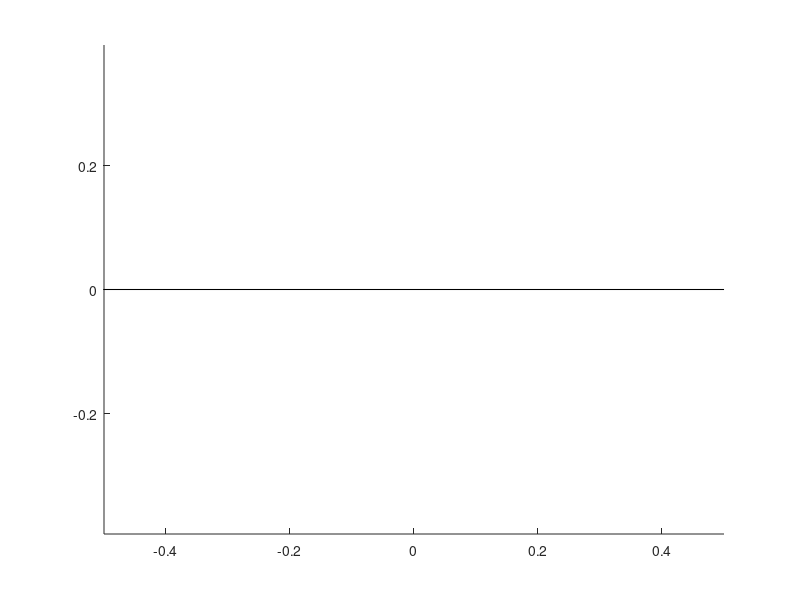

This chart was generated by the following MATLAB code: (Note: this script raises an error after producing the figure.)

compressY = 1e-4;
skewX = 0;
quadP1 = [-0.5, -0.5*compressY]';
quadP2 = [0.5 + skewX, -0.5*compressY]';

coords = [quadP1, quadP2, -quadP1, - quadP2];

cla;
patch(coords(1,:), coords(2,:), coords(1,:)); axis equal;

%%
vol = Int_Quad(0, @(pphy, pparam, i) 1, coords);
pc = Int_Quad([0,0]', @(pphy, pparam, i) pphy, coords);

for i = 1:4
    faceCoords{i} = coords(:, mod((i:i+1)-1,4)+1); 
    faceNorms{i} =[0 1; -1 0] * (faceCoords{i}(:,2)-faceCoords{i}(:,1));
    faceNorms{i} = faceNorms{i} / norm(faceNorms{i}); 
    faceAreas{i} = Int_Line(0, @(pphy, pparam, iGauss) 1, faceCoords{i}); 
    facenDir{i} = 2 * mean(faceCoords{i},2); 
    faceGweight{i} = 1; 
    faceTangWeight{i} = faceAreas{i}/norm(facenDir{i});
    faceTangWeight{i} = max(min(1,faceAreas{i}/norm(facenDir{i})),0.1); 
    faceTangWeight{i} = 1; 
    faceTangMod{i} = min(1,faceAreas{i}/norm(facenDir{i}));
    faceTangMod{i} = 1;
end


LR = max(coords - pc,[],2);
LR = max(LR) * (LR/max(LR)).^0;


Moment = Int_Quad(zeros(10,10), @(pphy, pparam, i) fDBV(pphy-pc,LR), coords);
Moment = Moment(1,:)/vol;



dirWeights = [1 1 0 0];
tangWeight = 1;
normed = true;

options.xyIso = true;


A = zeros(10,10);
for i = 1:4
   A = Int_Line(A, @(pphy, pparam, iGauss) faceFunctional(fDBV(pphy-pc,LR,Moment),fDBV(pphy-pc,LR,Moment),...
        dirWeights, faceGweight{i}, tangWeight * faceTangWeight{i}, faceTangMod{i}, facenDir{i}, normed, options),...
        faceCoords{i});
  
end
A = A(2:end,2:end)
cond(A)









function DBV = fDBV(p, LR, Moment)
    DBV = nan(10,10);
    dxs = [0,1,0,2,1,0,3,2,1,0];
    dys = [0,0,1,0,1,2,0,1,2,3];
    dxys = [dxs;dys];
    
    for idiff = 1:10
        for iBase = 1:10
            DBV(idiff, iBase) = poly2d(p./LR,dxys(:,iBase), dxys(:,idiff))/...
                (LR(1)^dxys(1,idiff) * LR(2)^dxys(2,idiff));
        end
    end
    if nargin == 3
       DBV(1,:) = DBV(1,:) - Moment; 
    end
    
end

function v = poly2d(p, npower, ndiff)
    dFactorials = [...
        1 0 0 0
        1 1 0 0
        1 2 2 0
        1 3 6 6];
    v = dFactorials(npower(1)+1, ndiff(1)+1) * dFactorials(npower(2)+1, ndiff(2)+1);
    if v ~= 0
       v = v * p(1)^(npower(1) - ndiff(1)) * p(2)^(npower(2) - ndiff(2)) ;
    end
        

end

function v = faceFunctional(DBVI, DBVJ, dirWeights, geomWeight, tangWeight, tangMod, nDir, normed, options)
%     DBVI(10,:)
    if normed
        n1 = nDir(1);
        n2 = nDir(2);
        t1 = nDir(2) * tangWeight;
        t2 = -nDir(1) * tangWeight;
        v = zeros(size(DBVI,2), size(DBVJ,2));
        for i = 1:size(v,1)
            for j = 1:size(v,2)
                v(i,j) = v(i,j) + DBVI(1,i) * DBVI(1,j) * (dirWeights(1) * geomWeight)^2;
                
                csumI = DBVI(2,i) * n1 + DBVI(3,i) * n2;
                csumJ = DBVJ(2,j) * n1 + DBVJ(3,j) * n2;
                v(i,j) = v(i,j) + csumI * csumJ * (dirWeights(2) * geomWeight)^2;
                csumI = DBVI(2,i) * t1 + DBVI(3,i) * t2;
                csumJ = DBVJ(2,j) * t1 + DBVJ(3,j) * t2;
                v(i,j) = v(i,j) + csumI * csumJ * (dirWeights(2) * geomWeight)^2 * tangMod;
                
                csumI = ...
                    DBVI(4,i) * n1 * n1 + ...
                    DBVI(5,i) * n1 * n2 * 2+ ...
                    DBVI(6,i) * n2 * n2;
                csumJ = ...
                    DBVJ(4,j) * n1 * n1 + ...
                    DBVJ(5,j) * n1 * n2 * 2 + ...
                    DBVJ(6,j) * n2 * n2;
                v(i,j) = v(i,j) + csumI * csumJ * (dirWeights(3) * geomWeight)^2;
                
                csumI = ...
                    DBVI(4,i) * n1 * t1 + ...
                    DBVI(5,i) * (n1 * t2 + n2 * t1) + ...
                    DBVI(6,i) * n2 * t2;
                csumJ = ...
                    DBVJ(4,j) * n1 * t1 + ...
                    DBVJ(5,j) * (n1 * t2 + n2 * t1) + ...
                    DBVJ(6,j) * n2 * t2;
                v(i,j) = v(i,j) + csumI * csumJ * (dirWeights(3) * geomWeight)^2 * 2* tangMod;
                
                csumI = ...
                    DBVI(4,i) * t1 * t1 + ...
                    DBVI(5,i) * t1 * t2 * 2+ ...
                    DBVI(6,i) * t2 * t2;
                csumJ = ...
                    DBVJ(4,j) * t1 * t1 + ...
                    DBVJ(5,j) * t1 * t2 * 2 + ...
                    DBVJ(6,j) * t2 * t2;
                v(i,j) = v(i,j) + csumI * csumJ * (dirWeights(3) * geomWeight)^2* tangMod;
                
                csumI = ...
                    DBVI(7,i) * n1 * n1 * n1 + ...
                    DBVI(8,i) * n1 * n1 * n2 * 3+ ...
                    DBVI(9,i) * n1 * n2 * n2 * 3+...
                    DBVI(10,i) *n2 * n2 * n2;
                csumJ = ...
                    DBVI(7,j) * n1 * n1 * n1 + ...
                    DBVI(8,j) * n1 * n1 * n2 * 3+ ...
                    DBVI(9,j) * n1 * n2 * n2 * 3+...
                    DBVI(10,j) *n2 * n2 * n2;
                v(i,j) = v(i,j) + csumI * csumJ * (dirWeights(4) * geomWeight)^2;
                
                csumI = ...
                    DBVI(7,i) * n1 * n1 * t1 + ...
                    DBVI(8,i) * (n1 * n1 * t2 + n1 * t1 * n2 + t1 * n1 * n2)+ ...
                    DBVI(9,i) * (n1 * n2 * t2 + n1 * t2 * n2 + t1 * n2 * n2)+...
                    DBVI(10,i) *n2 * n2 * t2;
                csumJ = ...
                    DBVI(7,j) * n1 * n1 * t1 + ...
                    DBVI(8,j) * (n1 * n1 * t2 + n1 * t1 * n2 + t1 * n1 * n2)+ ...
                    DBVI(9,j) * (n1 * n2 * t2 + n1 * t2 * n2 + t1 * n2 * n2)+...
                    DBVI(10,j) *n2 * n2 * t2;
                v(i,j) = v(i,j) + csumI * csumJ * (dirWeights(4) * geomWeight)^2 * 3* tangMod;
                
                csumI = ...
                    DBVI(7,i) * n1 * t1 * t1 + ...
                    DBVI(8,i) * (n1 * t1 * t2 + t1 * n1 * t2 + t1 * t1 * n2)+ ...
                    DBVI(9,i) * (n1 * t2 * t2 + t1 * n2 * t2 + t1 * t2 * n2)+...
                    DBVI(10,i) *n2 * t2 * t2;
                csumJ = ...
                    DBVI(7,j) * n1 * t1 * t1 + ...
                    DBVI(8,j) * (n1 * t1 * t2 + t1 * n1 * t2 + t1 * t1 * n2)+ ...
                    DBVI(9,j) * (n1 * t2 * t2 + t1 * n2 * t2 + t1 * t2 * n2)+...
                    DBVI(10,j) *n2 * t2 * t2;
                v(i,j) = v(i,j) + csumI * csumJ * (dirWeights(4) * geomWeight)^2 * 3* tangMod;
                
                csumI = ...
                    DBVI(7,i) * t1 * t1 * t1 + ...
                    DBVI(8,i) * t1 * t1 * t2 * 3+ ...
                    DBVI(9,i) * t1 * t2 * t2 * 3+...
                    DBVI(10,i) *t2 * t2 * t2;
                csumJ = ...
                    DBVI(7,j) * t1 * t1 * t1 + ...
                    DBVI(8,j) * t1 * t1 * t2 * 3+ ...
                    DBVI(9,j) * t1 * t2 * t2 * 3+...
                    DBVI(10,j) *t2 * t2 * t2;
                v(i,j) = v(i,j) + csumI * csumJ * (dirWeights(4) * geomWeight)^2* tangMod;
                
                
                
            end
        end
    else
        dirWeights = dirWeights.*norm(nDir).^[0,1,2,3];
        if options.xyIso
            weights = geomWeight * [dirWeights(1),dirWeights(2),dirWeights(2),dirWeights(3),sqrt(2)*dirWeights(3),dirWeights(3),...
            dirWeights(4),sqrt(3)*dirWeights(4),sqrt(3)*dirWeights(4),dirWeights(4)];
        else
            weights = geomWeight * [dirWeights(1),dirWeights(2),dirWeights(2),dirWeights(3),dirWeights(3),dirWeights(3),...
                dirWeights(4),dirWeights(4),dirWeights(4),dirWeights(4)];
        end
        v = DBVI' * diag(weights.^2) * DBVJ;
        
    end

end




